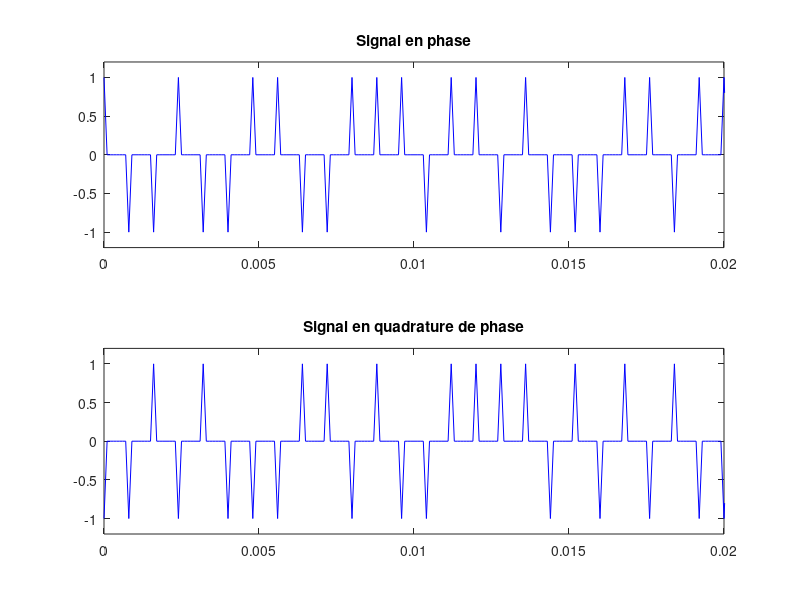
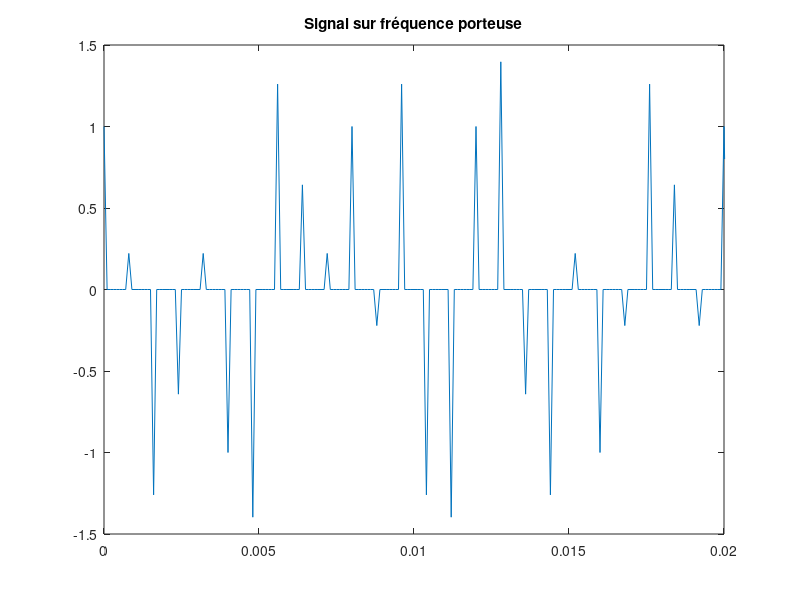
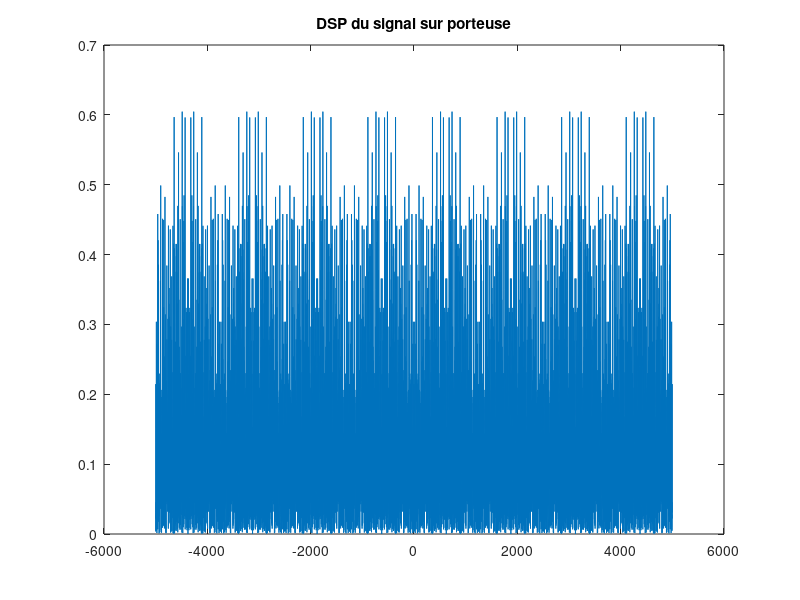
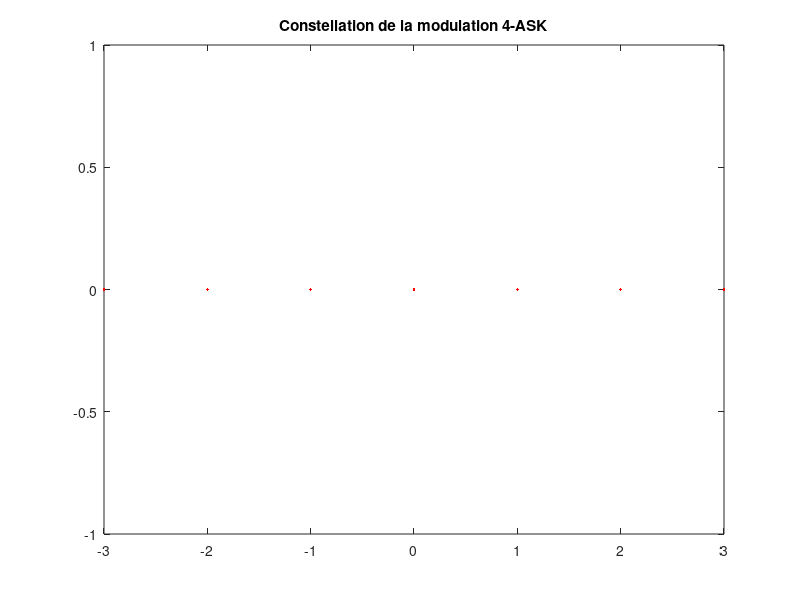

The MATLAB source for these figures, in order:
%% 3.2.1 Implantation de la chaine sur freequence porteuse
alpha = 0.35;
fp = 2000;
Fe = 10000;
Te = 1/Fe;
Rs = 1000;
Ts = 1/Rs;
Ns = 8; %Nombre d'échantillons par symboles / Facteur de suréchantillonnage
% 1
Nb_bits=1000;
N = Nb_bits * Ns;% Longueur du signal

bits_i=randi([0,1], 1, Nb_bits);%Information binaire
symboles_i = 2*bits_i - 1;%mapping {-1, +1} signal I
signal_i = kron(symboles_i, [1, zeros(1, Ns-1)]);

bits_q=randi([0,1], 1, Nb_bits);%Information binaire
symboles_q = 2*bits_q - 1;%mapping {-1, +1} signal Q
signal_q = kron(symboles_q, [1, zeros(1, Ns-1)]);

t = [0:Te: N*Te-Te];

subplot(2,1,1);
plot(t, signal_i, 'b-');
title("Signal en phase");
xlim([0, 20*Ts]);
ylim([-1.2 1.2]);

subplot(2,1,2);
plot(t, signal_q, 'b-');
title("Signal en quadrature de phase");
xlim([0, 20*Ts]);
ylim([-1.2 1.2]);

xe = signal_i + (signal_q).*j;
x = real(xe .* exp(j*2*pi*fp*t));

figure,
plot(t, x);
title("Signal sur fréquence porteuse");
xlim([0, 20*Ts]);
% 2 periodogramme
dsp = 1/length(x) * (abs(fftshift(fft(x))) .^2);
f = [-Fe/2 : Fe/N: Fe/2 - Fe/N];
figure,
plot(f, dsp);
title("DSP du signal sur porteuse");

%% 4.1
constellation_4ask = [-3 -2 -1 0 1 2 3];
figure,
plot(constellation_4ask, 0, 'r.');
title("Constellation de la modulation 4-ASK");

